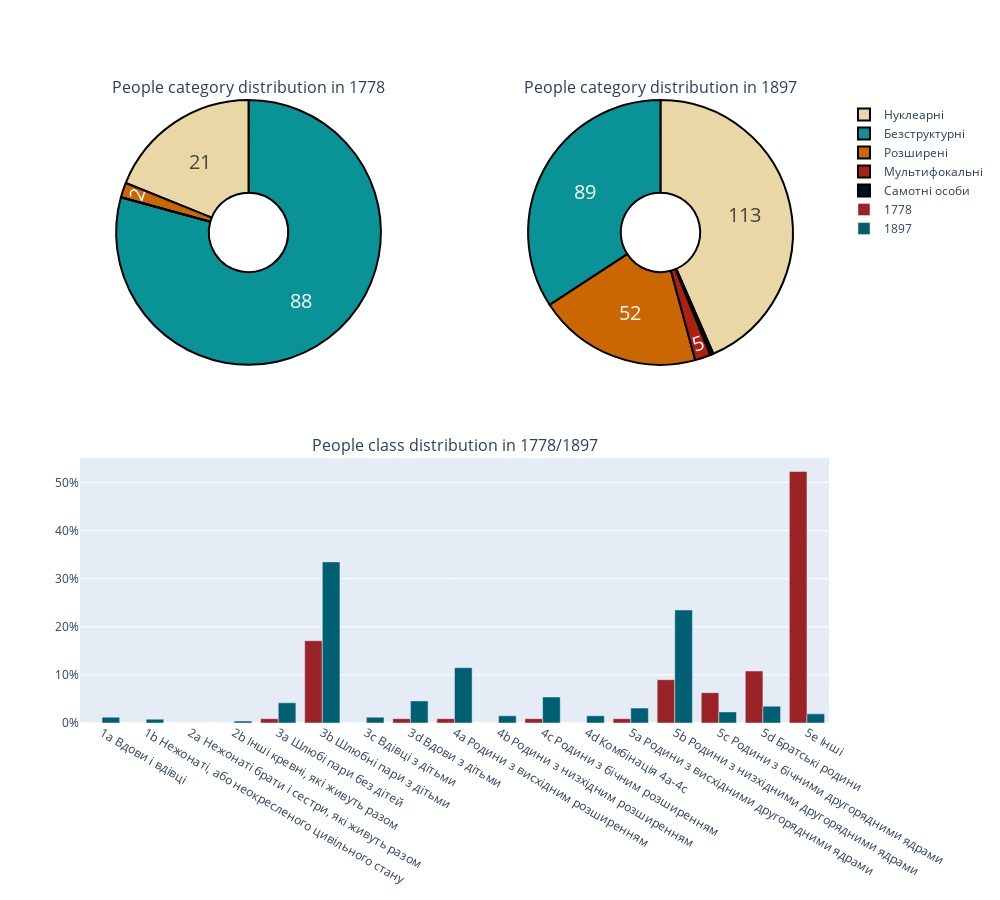

Here is the notebook cell this chart was saved with:
### Code cell
fig = make_subplots(
    rows=2,
    cols=2,
    specs=[[{'type': 'pie'}, {'type': 'pie'}], [{'type': 'bar', 'colspan': 2}, None]],
    subplot_titles=(
        'People category distribution in 1778',
        'People category distribution in 1897',
        'People class distribution in 1778/1897'
    ),
    vertical_spacing=0.15
)

pie_colors = ['#001219', '#0a9396', '#e9d8a6', '#ca6702', '#ae2012']

fig.add_trace(
    go.Pie(
        labels=family_total_structure_1_df.category.unique(),
        values=family_total_structure_1_df.groupby('category')['category_total_count'] \
            .first() \
            .reset_index() \
            ['category_total_count'],
        textinfo='value',
        hoverinfo='label+percent',
        marker=dict(colors=pie_colors, line=dict(color='#000000', width=2)),
        textfont_size=20,
        hole=0.3
    ),
    row=1, col=2
)

fig.add_trace(
    go.Pie(
        labels=family_total_structure_2_df.category.unique(),
        values=family_total_structure_2_df.groupby('category')['category_total_count'] \
            .first() \
            .reset_index() \
            ['category_total_count'],
        textinfo='value',
        hoverinfo='label+percent',
        marker=dict(colors=pie_colors, line=dict(color='#000000', width=2)),
        textfont_size=20,
        hole=0.3
    ),
    row=1, col=1
)

fig.add_trace(
    go.Bar(
        name='1778',
        x=family_total_structure_2_df.loc[:, 'class'],
        y=family_total_structure_2_df.loc[:, 'class_percentage'] / 100,
        marker_color='#9b2226'
    ),
    row=2, col='all'
)

fig.add_trace(
    go.Bar(
        name='1897',
        x=family_total_structure_1_df.loc[:, 'class'],
        y=family_total_structure_1_df.loc[:, 'class_percentage'] / 100,
        marker_color='#005f73'
    ),
    row=2, col='all'
)

fig.update_yaxes(
    tickformat=".0%",
)

fig.update_traces(textposition='inside')
fig.update_layout(
    barmode='group',
    height=900,
    width=1000,
    uniformtext_minsize=12,
    uniformtext_mode='hide',
)

fig.show()

### Figure 1 — Plotly figure (JSON) as saved in the notebook; plotly's stock layout.template omitted (floating-point values rounded to 4 significant figures)
{"data": [{"domain": {"x": [0.55, 1], "y": [0.575, 1]}, "hole": 0.3, "hoverinfo": "label+percent", "labels": ["Самотні особи", "Безструктурні", "Нуклеарні", "Розширені", "Мультифокальні"], "marker": {"colors": ["#001219", "#0a9396", "#e9d8a6", "#ca6702", "#ae2012"], "line": {"color": "#000000", "width": 2}}, "textfont": {"size": 20}, "textinfo": "value", "textposition": "inside", "type": "pie", "values": [1.0, 89.0, 113.0, 52.0, 5.0]}, {"domain": {"x": [0, 0.45], "y": [0.575, 1]}, "hole": 0.3, "hoverinfo": "label+percent", "labels": ["Самотні особи", "Безструктурні", "Нуклеарні", "Розширені", "Мультифокальні"], "marker": {"colors": ["#001219", "#0a9396", "#e9d8a6", "#ca6702", "#ae2012"], "line": {"color": "#000000", "width": 2}}, "textfont": {"size": 20}, "textinfo": "value", "textposition": "inside", "type": "pie", "values": [0.0, 88.0, 21.0, 2.0, 0.0]}, {"marker": {"color": "#9b2226"}, "name": "1778", "textposition": "inside", "type": "bar", "x": ["1a Вдови і вдівці", "1b Нежонаті, або неокресленого цивільного стану", "2a Нежонаті брати і сестри, які живуть разом", "2b Інші кревні, які живуть разом", "3a Шлюбі пари без дітей", "3b Шлюбні пари з дітьми", "3c Вдівці з дітьми", "3d Вдови з дітьми", "4a Родини з висхідним розширенням", "4b Родини з низхідним розширенням", "4c Родини з бічним розширенням", "4d Комбінація 4a-4c", "5a Родини з висхідними другорядними ядрами", "5b Родини з низхідними другорядними ядрами", "5c Родини з бічними другорядними ядрами", "5d Братські родини", "5e Інші"], "xaxis": "x", "y": [0.0, 0.0, 0.0, 0.0, 0.009, 0.171, 0.0, 0.009, 0.009, 0.0, 0.009, 0.0, 0.009, 0.09, 0.063, 0.108, 0.523], "yaxis": "y"}, {"marker": {"color": "#005f73"}, "name": "1897", "textposition": "inside", "type": "bar", "x": ["1a Вдови і вдівці", "1b Нежонаті, або неокресленого цивільного стану", "2a Нежонаті брати і сестри, які живуть разом", "2b Інші кревні, які живуть разом", "3a Шлюбі пари без дітей", "3b Шлюбні пари з дітьми", "3c Вдівці з дітьми", "3d Вдови з дітьми", "4a Родини з висхідним розширенням", "4b Родини з низхідним розширенням", "4c Родини з бічним розширенням", "4d Комбінація 4a-4c", "5a Родини з висхідними другорядними ядрами", "5b Родини з низхідними другорядними ядрами", "5c Родини з бічними другорядними ядрами", "5d Братські родини", "5e Інші"], "xaxis": "x", "y": [0.012, 0.008, 0.0, 0.004, 0.042, 0.335, 0.012, 0.046, 0.115, 0.015, 0.054, 0.015, 0.031, 0.235, 0.023, 0.035, 0.019], "yaxis": "y"}], "layout": {"annotations": [{"font": {"size": 16}, "showarrow": false, "text": "People category distribution in 1778", "x": 0.225, "xanchor": "center", "xref": "paper", "y": 1, "yanchor": "bottom", "yref": "paper"}, {"font": {"size": 16}, "showarrow": false, "text": "People category distribution in 1897", "x": 0.775, "xanchor": "center", "xref": "paper", "y": 1, "yanchor": "bottom", "yref": "paper"}, {"font": {"size": 16}, "showarrow": false, "text": "People class distribution in 1778/1897", "x": 0.5, "xanchor": "center", "xref": "paper", "y": 0.425, "yanchor": "bottom", "yref": "paper"}], "barmode": "group", "height": 900, "uniformtext": {"minsize": 12, "mode": "hide"}, "width": 1000, "xaxis": {"anchor": "y", "domain": [0, 1]}, "yaxis": {"anchor": "x", "domain": [0, 0.425], "tickformat": ".0%"}}}
